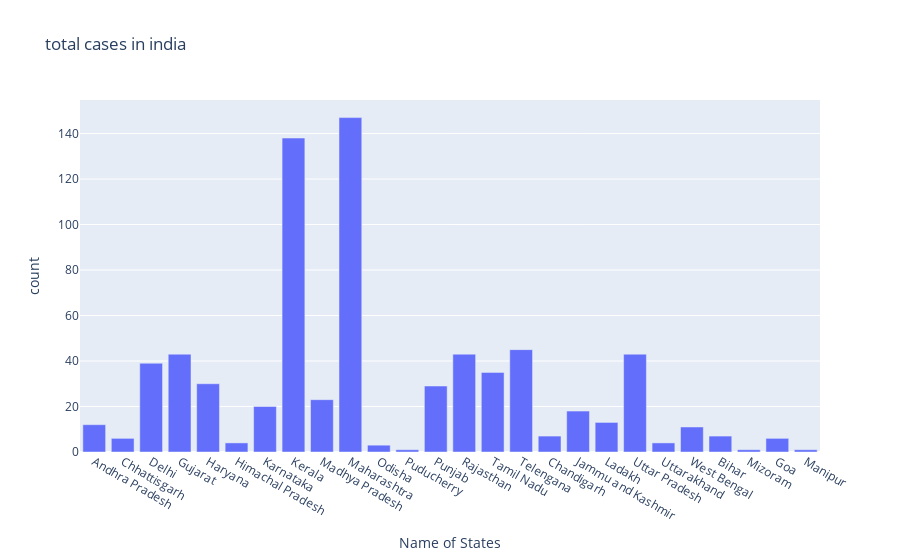

Source (notebook cell):
### Code cell
#########oo vis#########
#matplot lib
fig=plt.figure(figsize=(20,10),dpi=100)
axes=fig.add_axes([0,0,1,1])
axes.bar(df['Name of State / UT'],df['Total Cases'])
axes.set_title("Total Cases in india")
axes.set_xlabel("name of states")
axes.set_ylabel("total cases")
plt.show()

#plotly vis
fig=go.Figure()
fig.add_trace(go.Bar(x=df['Name of State / UT'],y=df['Total Cases']))
fig.update_layout(title='total cases in india',xaxis=dict(title='Name of States'),yaxis=dict(title='count'))

### Figure 1 — Plotly figure (JSON) as saved in the notebook; plotly's stock layout.template omitted (floating-point values rounded to 4 significant figures)
{"data": [{"type": "bar", "x": ["Andhra Pradesh", "Chhattisgarh", "Delhi", "Gujarat", "Haryana", "Himachal Pradesh", "Karnataka", "Kerala", "Madhya Pradesh", "Maharashtra", "Odisha", "Puducherry", "Punjab", "Rajasthan", "Tamil Nadu", "Telengana", "Chandigarh", "Jammu and Kashmir", "Ladakh", "Uttar Pradesh", "Uttarakhand", "West Bengal", "Bihar", "Mizoram", "Goa", "Manipur"], "y": [12, 6, 39, 43, 30, 4, 20, 138, 23, 147, 3, 1, 29, 43, 35, 45, 7, 18, 13, 43, 4, 11, 7, 1, 6, 1]}], "layout": {"title": {"text": "total cases in india"}, "xaxis": {"title": {"text": "Name of States"}}, "yaxis": {"title": {"text": "count"}}}}
